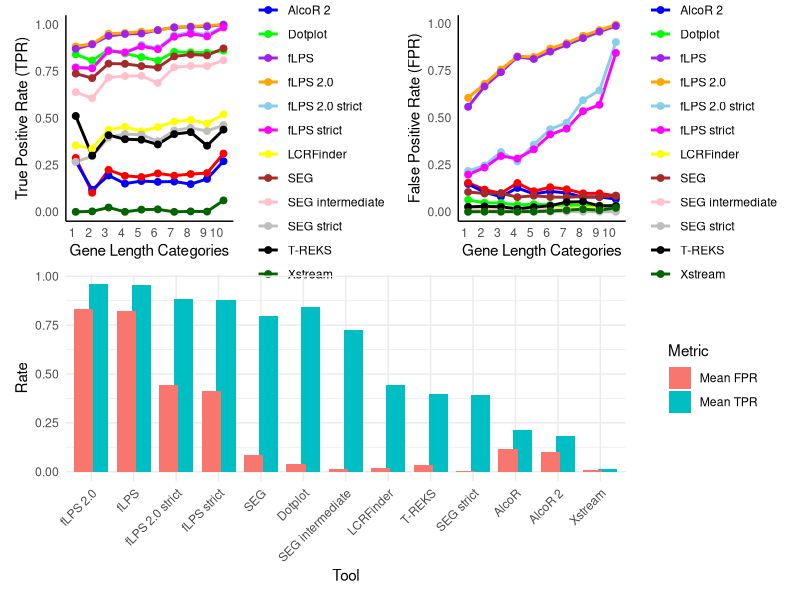

This chart was generated by the following R code:
# Load necessary libraries
library(ggplot2)
library(dplyr)
library(patchwork)
library(tidyr)

setwd("/home/anirjit/ANIRJIT/ROC2/human/gene_length/roc")

# Read the data
df <- read.delim("all.tsv", header = TRUE, sep = "\t")

# Define distinct colors for the tools
tool_colors <- c("red", "blue", "green", "purple", "orange", "skyblue", "magenta", 
                 "yellow", "brown", "pink", "gray", "black", "darkgreen")

# Ensure Category is a factor with levels 1 to 10
df$Category <- factor(df$Category, levels = as.character(1:10))

p1 <- ggplot(df, aes(x = Category, y = TPR, color = Tool, group = Tool)) +
  geom_line(size = 1) +
  geom_point(size = 2) + 
  scale_color_manual(values = tool_colors) +
  scale_x_discrete(drop = FALSE) +  # ensures all factor levels are shown, even if some are missing
  labs(x = "Gene Length Categories",
       y = "True Positive Rate (TPR)",
       color = "Tool") +
  theme_minimal() +
  theme(axis.text.x = element_text(angle = 0, hjust = 1),
        panel.grid = element_blank(),
        axis.line = element_line(color = "black"))

p2 <- ggplot(df, aes(x = Category, y = FPR, color = Tool, group = Tool)) +
  geom_line(size = 1) +
  geom_point(size = 2) + 
  scale_color_manual(values = tool_colors) +
  scale_x_discrete(drop = FALSE) +  # ensures all factor levels are shown, even if some are missing
  labs(x = "Gene Length Categories",
       y = "False Positive Rate (FPR)",
       color = "Tool") +
  theme_minimal() +
  theme(axis.text.x = element_text(angle = 0, hjust = 1),
        panel.grid = element_blank(),
        axis.line = element_line(color = "black"))

# Calculate mean TPR and FPR for each Tool
summary_df <- df %>%
  group_by(Tool) %>%
  summarise(
    mean_TPR = mean(TPR, na.rm = TRUE),
    mean_FPR = mean(FPR, na.rm = TRUE)
  )

# Reshape data to long format for grouped bar plot
long_df <- summary_df %>%
  pivot_longer(cols = c(mean_TPR, mean_FPR),
               names_to = "Metric",
               values_to = "Value")

# Rename the metrics for better labels
long_df$Metric <- recode(long_df$Metric,
                         mean_TPR = "Mean TPR",
                         mean_FPR = "Mean FPR")

# Plot grouped bar chart
p3 <- ggplot(long_df, aes(x = reorder(Tool, -Value), y = Value, fill = Metric)) +
  geom_bar(stat = "identity", position = position_dodge(width = 0.7)) +
  labs(x = "Tool",
       y = "Rate",
       fill = "Metric") +
  theme_minimal() +
  theme(axis.text.x = element_text(angle = 45, hjust = 1))

jpeg("plots_gene_length.jpeg", width = 3000, height = 2000, res = 250, quality = 75)
layout <- (p1 | p2) /      # Top row: p1 and p2 side by side
  p3              # Middle row: p3 full width

layout + plot_layout(heights = c(1, 1))
dev.off()